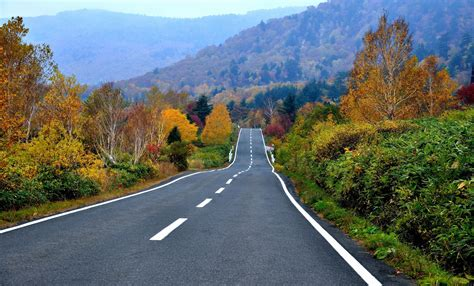
%> input picture 4.jpg, 474 x 286 px
$ octave Mini_Project_1.m   (GNU Octave 9; MATLAB toolbox functions it lacks are replaced by stand-ins)
%> lines starting %> are read from the running program, lines starting %| are printed output that depends on the picture
clc
clear all
close all
warning off
rgbImage = imread("4.jpg");
%> rgbImage is the input picture: size 286x474x3 uint8; mean R, G, B 99, 108.7, 106.6
figure(1);
imshow(rgbImage);
title("Original Image");
sizeimg = size(rgbImage);
%> sizeimg = [286 474 3]

% Cropping the image for the road section
number_of_clusters = 4;
crop_img = rgbImage(143:286,:,:);
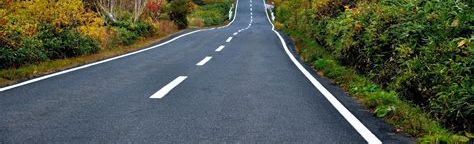
%> crop_img: size 144x474x3 uint8; mean R, G, B 80.2, 88.3, 74.8
figure(3);
imshow(crop_img);
title("Crop Image");

test1(crop_img,number_of_clusters);
% [2 lines not run here, left out]
function test1(rgbImage,number_of_clusters)
%> called with number_of_clusters = 4
    redChannel=rgbImage(:, :, 1);
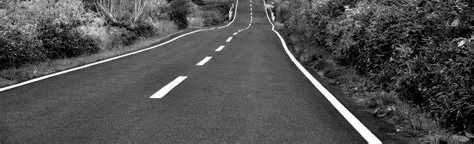
%> redChannel: size 144x474 uint8; min 0, max 255, mean 80.2
    greenChannel=rgbImage(:, :, 2);
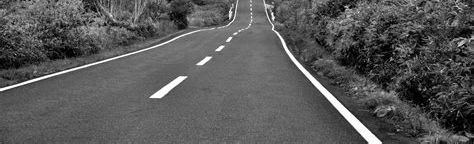
%> greenChannel: size 144x474 uint8; min 0, max 255, mean 88.3
    blueChannel=rgbImage(:, :, 3);
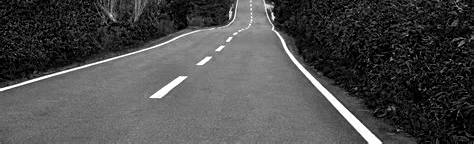
%> blueChannel: size 144x474 uint8; min 0, max 255, mean 74.8
    data = double([redChannel(:), greenChannel(:), blueChannel(:)]);
    numberOfClasses = number_of_clusters;
    C = [100 100 100 ;128 128 128 ;175 175 175 ;255 255 255];
    [m n] = kmeans(data,numberOfClasses,'Start',C);
%> n = [37.85 46.11 19.09; 86.57 100 116; 103.5 100.3 41.03; 228.4 234.5 237.7]
    m = reshape(m,size(rgbImage,1),size(rgbImage,2));
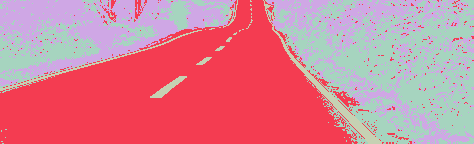
%> m: size 144x474 double; 4 distinct labels, from 1 to 4; one colour per label, 0 black
    n = n/255;
%> n = [0.148 0.181 0.0749; 0.339 0.392 0.455; 0.406 0.393 0.161; 0.896 0.92 0.932]
    clusteredImage = m*(255/max(m(:)));
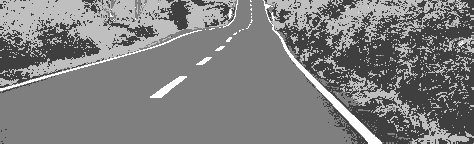
%> clusteredImage: size 144x474 double; min 63.75, max 255, mean 126.9
    figure(2);
    imshow(uint8(clusteredImage));
    title("Clustered Image 1");

%     Mode the image to find the most common/present value
%> (the run ends here)
